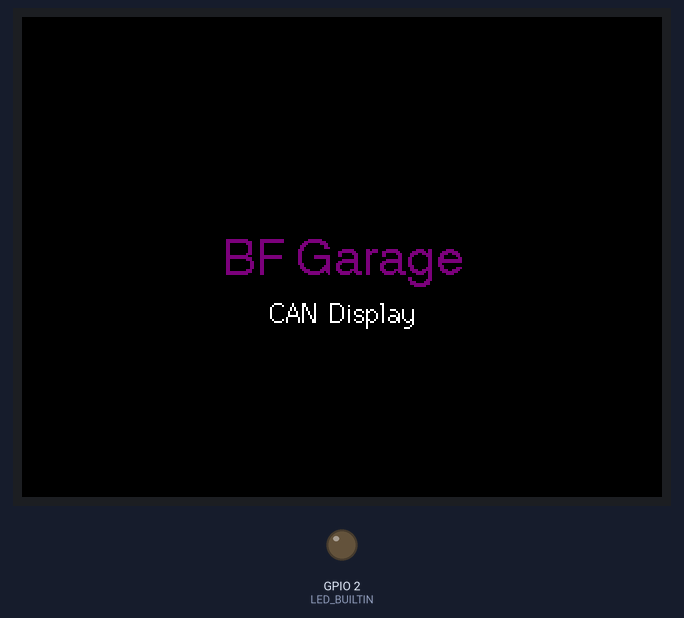
Simulated run of this sketch. Board: ESP32. Shown: 320×240 colour display, output pins drawn as LEDs (lit = HIGH). Random numbers use the default seed unless the sketch sets one; what the sketch prints to the serial monitor is not drawn.

Above: at 0.3 s.
At 10.4 s:
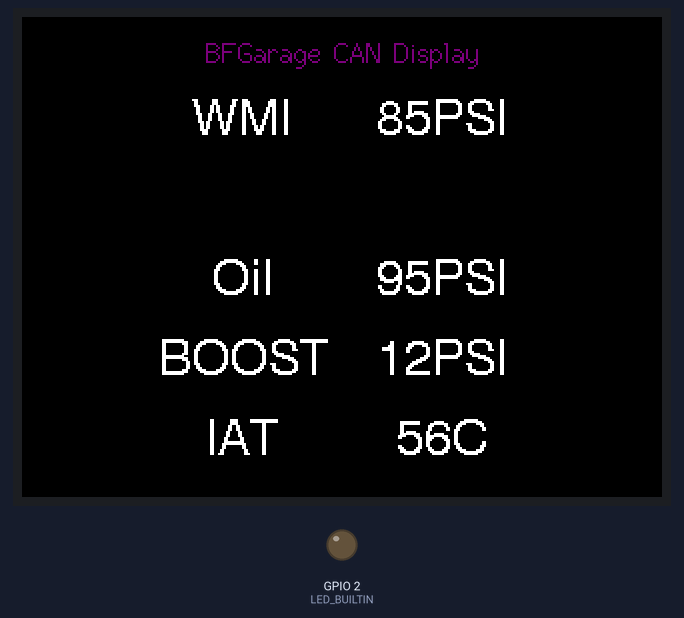
At 17.4 s:
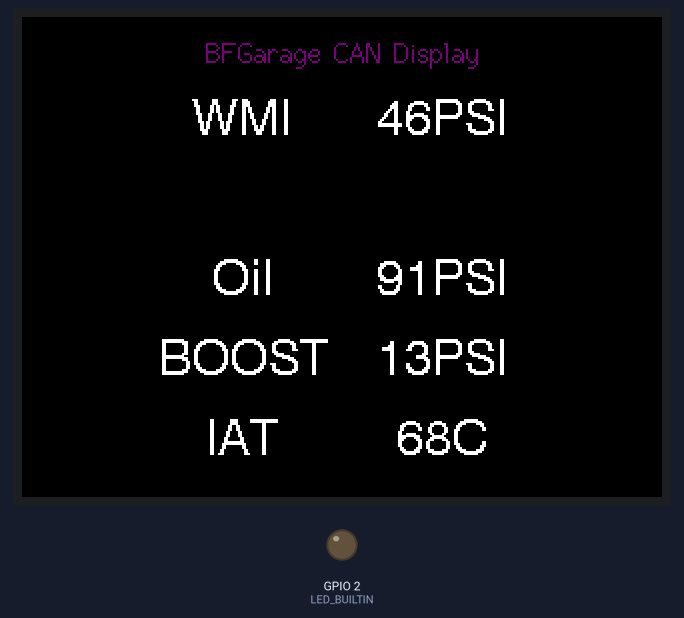
At 24.4 s:
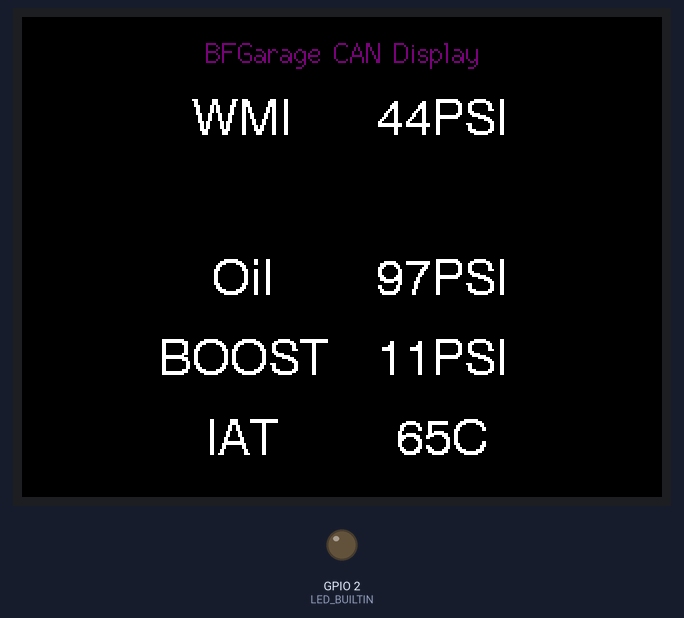
At 31.4 s:
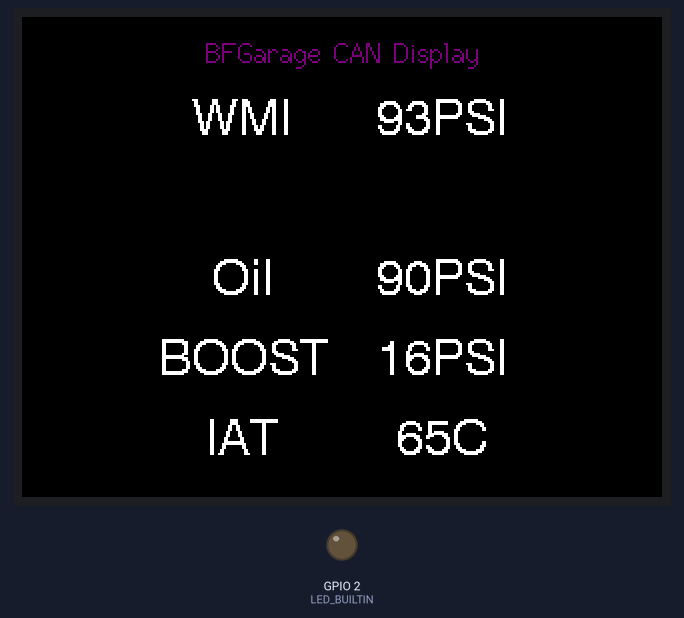
At 38.4 s:
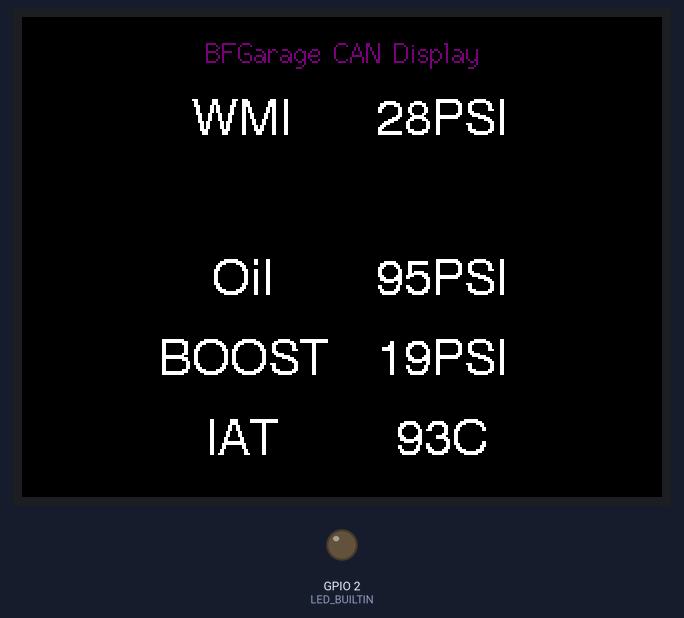

Measured:
- what the display in image 1 shows lasts 1.0 s, from 10.3 s to 11.3 s

The sketch:

candisplay.ino
```cpp
#include <SPI.h>
#include <TFT_eSPI.h> // Hardware-specific library
#include <mcp_can.h> // Library for using HSPI (none standard)


TFT_eSPI tft = TFT_eSPI();       // Invoke custom library

long unsigned int rxId;
unsigned char len = 0;
unsigned char rxBuf[8];

static const int spiClk = 10000000; // 10 MHz
SPIClass hspi(HSPI);

MCP_CAN CAN0(15, &hspi);                           // Set CS to pin 15


bool initial = 1;
bool led_on = false;

bool data_available() {
  return CAN0.checkReceive() == CAN_MSGAVAIL;
}

// Used for display update
unsigned long startMillis;  //some global variables available anywhere in the program
unsigned long currentMillis;
const unsigned long period = 1000;  //the value is a number of milliseconds

void setup(void) {
// Start timer
startMillis = millis();

//Screen config
  Serial.begin(115200);
  tft.init();
  tft.setRotation(1);
  tft.fillScreen(TFT_BLACK);
  tft.setTextColor(TFT_PURPLE, TFT_BLACK);  // Adding a background colour erases previous text automatically
  tft.drawCentreString("BF Garage",160,110,4);
  tft.setTextColor(TFT_WHITE, TFT_BLACK);
  tft.drawCentreString("CAN Display",160,140,2);
  delay(10000);
  tft.fillScreen(TFT_BLACK);

// CAN Config
  Serial.println("Initializing SPI...");
  hspi.begin();
  Serial.println("Initializing CAN...");
  if(CAN0.begin(CAN_125KBPS) == CAN_OK) Serial.println("can init ok!!\r\n");
  else Serial.println("Can init fail!!\r\n");
  pinMode(4, INPUT);                            // Setting pin 4 for /INT input
  Serial.println("MCP2515 Library Receive Example...");
  pinMode(LED_BUILTIN, OUTPUT);

}

void loop() {

// Updates display every 1 second
currentMillis = millis();  //get the current "time" (actually the number of milliseconds since the program started)
  if (currentMillis - startMillis >= period)  //test whether the period has elapsed
  {
    UpdateDisplay();
    startMillis = currentMillis;
  }

 CANRead();


}

void CANRead(){
  // CAN Read

    if(data_available())
    {
      CAN0.readMsgBuf(&len, rxBuf);              // Read data: len = data length, buf = data byte(s)
      rxId = CAN0.getCanId();                    // Get message ID
      Serial.print("ID: ");
      Serial.print(rxId, HEX);
      Serial.print("  Data: ");
      for(int i = 0; i<len; i++)                // Print each byte of the data
      {
        if(rxBuf[i] < 0x10)                     // If data byte is less than 0x10, add a leading zero
        {
          Serial.print("0");
        }
        Serial.print(rxBuf[i], HEX);
        Serial.print(" ");
      // Looks for ID 0x3F9
      if(rxId == 1017){
        tft.drawCentreString("CLT",110,80,4);
        tft.drawCentreString(String(rxBuf[4]) + "",210,80,4);
      }
      }
      Serial.println();

      digitalWrite(LED_BUILTIN, led_on);
      led_on = !led_on;
    }

}
// Function to update the display
void UpdateDisplay(){
  tft.setTextColor(TFT_PURPLE, TFT_BLACK);
  int wmipsi  = random(10,99);
  int clttemp = random(80,99);
  int oilpsi = random(90,99);
  int boostpsi = random(10,22);
  int iattemp = random(10,99);
  tft.drawCentreString("BFGarage CAN Display",160,10,2);
  tft.setTextColor(TFT_WHITE, TFT_BLACK);
  tft.drawCentreString("WMI",110,40,4);
  tft.drawCentreString(String(wmipsi) + "PSI",210,40,4);
  tft.drawCentreString("Oil",110,120,4);
  tft.drawCentreString(String(oilpsi) + "PSI",210,120,4);
  tft.drawCentreString("BOOST",110,160,4);
  tft.drawCentreString(String(boostpsi) + "PSI",210,160,4);
  tft.drawCentreString("IAT",110,200,4);
  tft.drawCentreString(String(iattemp) + "C",210,200,4);

}
```
